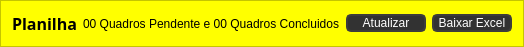
               <widget class="QFrame" name="frame_30">
                <property name="maximumSize">
                 <size>
                  <width>16777215</width>
                  <height>45</height>
                 </size>
                </property>
                <property name="styleSheet">
                 <string notr="true">background-color: rgb(255, 255, 0);</string>
                </property>
                <property name="frameShape">
                 <enum>QFrame::StyledPanel</enum>
                </property>
                <property name="frameShadow">
                 <enum>QFrame::Raised</enum>
                </property>
                <layout class="QHBoxLayout" name="horizontalLayout_5">
                 <item>
                  <widget class="QLabel" name="label_5">
                   <property name="sizePolicy">
                    <sizepolicy hsizetype="MinimumExpanding" vsizetype="Expanding">
                     <horstretch>0</horstretch>
                     <verstretch>0</verstretch>
                    </sizepolicy>
                   </property>
                   <property name="maximumSize">
                    <size>
                     <width>150</width>
                     <height>16777215</height>
                    </size>
                   </property>
                   <property name="font">
                    <font>
                     <family>Segoe UI Black</family>
                     <pointsize>12</pointsize>
                     <weight>75</weight>
                     <bold>true</bold>
                    </font>
                   </property>
                   <property name="text">
                    <string>Planilha</string>
                   </property>
                  </widget>
                 </item>
                 <item>
                  <widget class="QLabel" name="label_plan_label">
                   <property name="font">
                    <font>
                     <family>Segoe UI</family>
                     <pointsize>9</pointsize>
                     <weight>50</weight>
                     <bold>false</bold>
                    </font>
                   </property>
                   <property name="text">
                    <string>00 Quadros Pendente e 00 Quadros Concluidos</string>
                   </property>
                  </widget>
                 </item>
                 <item>
                  <widget class="QPushButton" name="pushButton_plan_atualizar">
                   <property name="minimumSize">
                    <size>
                     <width>80</width>
                     <height>0</height>
                    </size>
                   </property>
                   <property name="maximumSize">
                    <size>
                     <width>0</width>
                     <height>16777215</height>
                    </size>
                   </property>
                   <property name="styleSheet">
                    <string notr="true">QPushButton {
	background-color: rgb(50, 50, 50);
	border: 2px solid rgb(60, 60, 60);
	border-radius: 5px;
	color: rgb(255, 255, 255);
}
QPushButton:hover {
	background-color: rgb(60, 60, 60);
	border: 2px solid rgb(70,70, 70);
}
QPushButton:pressed {
	background-color: rgb(250, 230, 0);
	border: 2px solid rgb(161, 0, 0);
	color: rgb(35, 35, 35);
}</string>
                   </property>
                   <property name="text">
                    <string>Atualizar</string>
                   </property>
                  </widget>
                 </item>
                 <item>
                  <widget class="QPushButton" name="pushButton_baixar">
                   <property name="minimumSize">
                    <size>
                     <width>80</width>
                     <height>0</height>
                    </size>
                   </property>
                   <property name="maximumSize">
                    <size>
                     <width>0</width>
                     <height>16777215</height>
                    </size>
                   </property>
                   <property name="styleSheet">
                    <string notr="true">QPushButton {
	background-color: rgb(50, 50, 50);
	border: 2px solid rgb(60, 60, 60);
	border-radius: 5px;
	color: rgb(255, 255, 255);
}
QPushButton:hover {
	background-color: rgb(60, 60, 60);
	border: 2px solid rgb(70,70, 70);
}
QPushButton:pressed {
	background-color: rgb(250, 230, 0);
	border: 2px solid rgb(161, 0, 0);
	color: rgb(35, 35, 35);
}</string>
                   </property>
                   <property name="text">
                    <string>Baixar Excel</string>
                   </property>
                  </widget>
                 </item>
                </layout>
               </widget>
